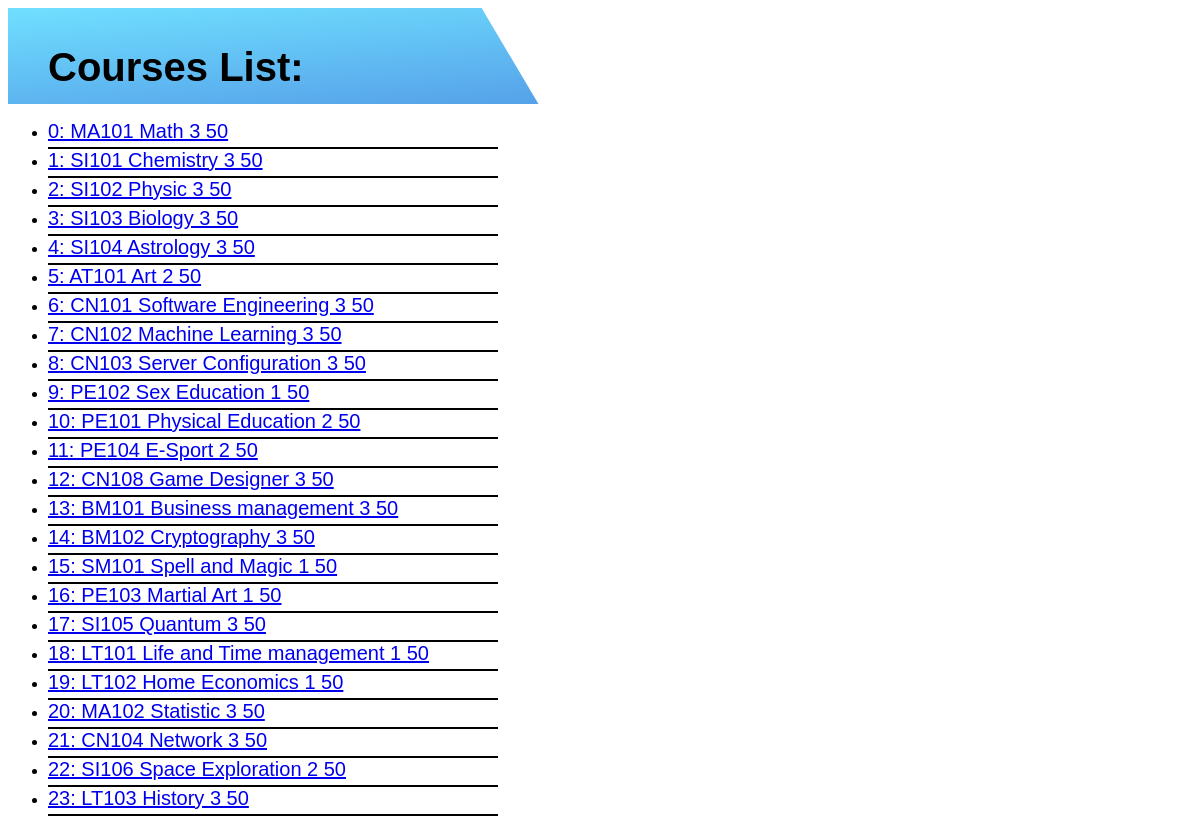
The app's page /Course_reg/, older data.
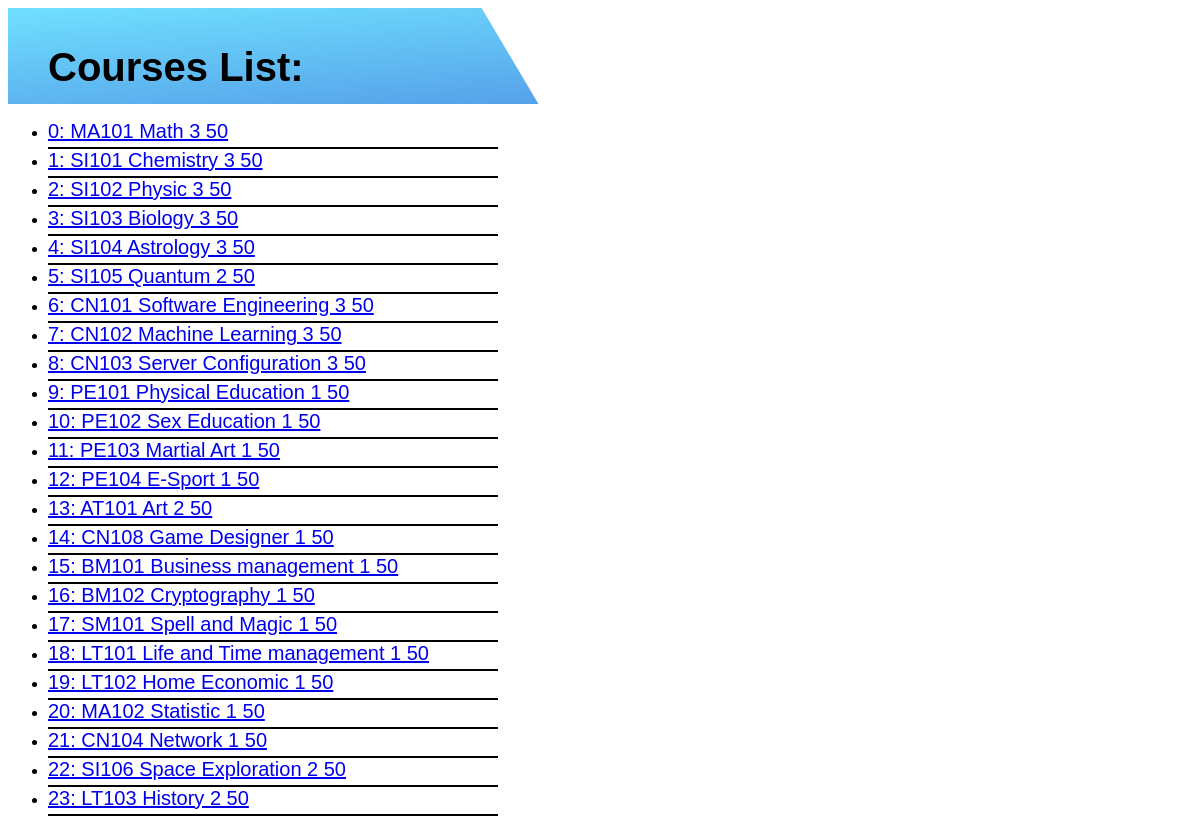
The same page, newer data.
### Course_reg/models.py (models this page shows)
class Course(models.Model):
    subject = models.CharField(max_length=50)
    subject_id = models.CharField(max_length=50)
    credit = models.IntegerField()
    seat = models.IntegerField()
    users = models.ManyToManyField('auth.User', null=True, blank=True)
    def __str__(self):
        return f'{self.id}: {self.subject_id} {self.subject} {self.credit} {self.seat}'

### Course_reg/views.py (the view)
# urls.py: path('', views.index, name='index'),
def index(request):
    course = Course.objects.all()
    return render(request, 'Courses/index.html', {
        'Courses': course
    })

### Course_reg/templates/Courses/index.html (shortened to what this page needs)
{% extends 'Courses/layout.html' %}
{% block body %}
<div class = "header gillfont">
    <h1 class = "headerpos">Courses List:</h1>
</div>
<ul>
    {% for Course in Courses %}
    <li style = "width : 450px">
        <div class = "gillfont margin">
            <a href="{% url 'Course' Course.id %}">
                {{ Course}}
            </a>
        </div>
    </li>
    {% empty %}
    <li>No Course</li>
    {% endfor %}
</ul>
{% endblock %}

### Course_reg/templates/Courses/layout.html (shortened to what this page needs)
<!DOCTYPE html>
<html lang="en">
    <head>
    </head>
    <body>
        {% block body %}
        {% endblock %}
    </body>
</html>

### Course_reg/templates/Courses/index.html (style rules this page uses)
.header { height: 12vh; background-image: linear-gradient(to right bottom, rgba(76, 216, 255, 0.8), rgba(30, 108, 217, 0.8)), url("images/sky_1.jpg"); background-size: cover; background-position: top; position: relative; text-align: center; clip-path: polygon(0 0, 40% 0, 70% 75vh, 0 100%); }
.headerpos { top: 10px; left: 40px; position: absolute; }
.margin { padding-bottom: 4px; border-bottom: 2px solid black; }
.gillfont { font-size : 20px; font-family: 'Trebuchet MS', sans-serif; }

Row changes from the older to the newer data that the page shows:
changed Course: id+subject+subject "5: AT101 Art 2 50" → "5: SI105 Quantum 2 50"
changed Course: id+subject+subject "9: PE102 Sex Education 1 50" → "9: PE101 Physical Education 1 50"
changed Course: id+subject+subject "10: PE101 Physical Education 2 50" → "10: PE102 Sex Education 1 50"
changed Course: id+subject+subject "11: PE104 E-Sport 2 50" → "11: PE103 Martial Art 1 50"
changed Course: id+subject+subject "12: CN108 Game Designer 3 50" → "12: PE104 E-Sport 1 50"
changed Course: id+subject+subject "13: BM101 Business management 3 50" → "13: AT101 Art 2 50"
changed Course: id+subject+subject "14: BM102 Cryptography 3 50" → "14: CN108 Game Designer 1 50"
changed Course: id+subject+subject "15: SM101 Spell and Magic 1 50" → "15: BM101 Business management 1 50"
changed Course: id+subject+subject "16: PE103 Martial Art 1 50" → "16: BM102 Cryptography 1 50"
changed Course: id+subject+subject "17: SI105 Quantum 3 50" → "17: SM101 Spell and Magic 1 50"
changed Course: id+subject+subject "19: LT102 Home Economics 1 50" → "19: LT102 Home Economic 1 50"
changed Course: id+subject+subject "20: MA102 Statistic 3 50" → "20: MA102 Statistic 1 50"
changed Course: id+subject+subject "21: CN104 Network 3 50" → "21: CN104 Network 1 50"
changed Course: id+subject+subject "23: LT103 History 3 50" → "23: LT103 History 2 50"
